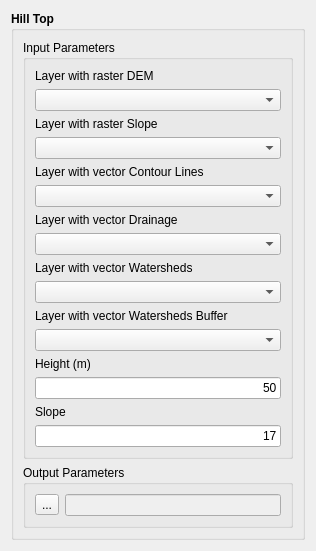
<?xml version="1.0" encoding="UTF-8"?>
<ui version="4.0">
 <class>HillTopWidgetForm</class>
 <widget class="QWidget" name="HillTopWidgetForm">
  <property name="geometry">
   <rect>
    <x>0</x>
    <y>0</y>
    <width>316</width>
    <height>343</height>
   </rect>
  </property>
  <property name="windowTitle">
   <string>Hill Top</string>
  </property>
  <layout class="QGridLayout" name="gridLayout_12">
   <item row="0" column="0">
    <widget class="QGroupBox" name="groupBox">
     <property name="font">
      <font>
       <weight>75</weight>
       <bold>true</bold>
      </font>
     </property>
     <property name="title">
      <string>Hill Top</string>
     </property>
     <layout class="QGridLayout" name="gridLayout_11">
      <item row="0" column="0">
       <layout class="QGridLayout" name="gridLayout_10">
        <item row="0" column="0">
         <layout class="QGridLayout" name="gridLayout_9">
          <item row="0" column="0">
           <widget class="QGroupBox" name="groupBox_2">
            <property name="font">
             <font>
              <weight>50</weight>
              <bold>false</bold>
             </font>
            </property>
            <property name="title">
             <string>Input Parameters</string>
            </property>
            <property name="flat">
             <bool>true</bool>
            </property>
            <layout class="QGridLayout" name="gridLayout_6">
             <item row="0" column="0">
              <layout class="QGridLayout" name="gridLayout">
               <item row="0" column="0">
                <layout class="QGridLayout" name="gridLayout_2">
                 <item row="0" column="0">
                  <widget class="QLabel" name="label_2">
                   <property name="text">
                    <string>Layer with raster DEM</string>
                   </property>
                  </widget>
                 </item>
                 <item row="1" column="0">
                  <widget class="QComboBox" name="m_layersComboBox"/>
                 </item>
                </layout>
               </item>
               <item row="1" column="0">
                <layout class="QGridLayout" name="gridLayout_4">
                 <item row="0" column="0">
                  <widget class="QLabel" name="label_3">
                   <property name="text">
                    <string>Layer with raster Slope</string>
                   </property>
                  </widget>
                 </item>
                 <item row="1" column="0">
                  <layout class="QGridLayout" name="gridLayout_3">
                   <item row="0" column="0">
                    <widget class="QComboBox" name="m_slopeLayerComboBox"/>
                   </item>
                  </layout>
                 </item>
                </layout>
               </item>
               <item row="2" column="0">
                <layout class="QGridLayout" name="gridLayout_7">
                 <item row="0" column="0">
                  <widget class="QLabel" name="label_8">
                   <property name="text">
                    <string>Layer with vector Contour Lines</string>
                   </property>
                  </widget>
                 </item>
                 <item row="1" column="0">
                  <layout class="QGridLayout" name="gridLayout_8">
                   <item row="0" column="0">
                    <widget class="QComboBox" name="m_contourLayerComboBox"/>
                   </item>
                  </layout>
                 </item>
                </layout>
               </item>
               <item row="3" column="0">
                <layout class="QGridLayout" name="gridLayout_9">
                 <item row="0" column="0">
                  <widget class="QLabel" name="label_9">
                   <property name="text">
                    <string>Layer with vector Drainage</string>
                   </property>
                  </widget>
                 </item>
                 <item row="1" column="0">
                  <layout class="QGridLayout" name="gridLayout_10">
                   <item row="0" column="0">
                    <widget class="QComboBox" name="m_drainageLayerComboBox"/>
                   </item>
                  </layout>
                 </item>
                </layout>
               </item>
               <item row="4" column="0">
                <layout class="QGridLayout" name="gridLayout_11">
                 <item row="0" column="0">
                  <widget class="QLabel" name="label_11">
                   <property name="text">
                    <string>Layer with vector Watersheds</string>
                   </property>
                  </widget>
                 </item>
                 <item row="1" column="0">
                  <layout class="QGridLayout" name="gridLayout_12">
                   <item row="0" column="0">
                    <widget class="QComboBox" name="m_watershedsLayerComboBox"/>
                   </item>
                  </layout>
                 </item>
                </layout>
               </item>
               <item row="5" column="0">
                <layout class="QGridLayout" name="gridLayout_13">
                 <item row="0" column="0">
                  <widget class="QLabel" name="label_13">
                   <property name="text">
                    <string>Layer with vector Watersheds Buffer</string>
                   </property>
                  </widget>
                 </item>
                 <item row="1" column="0">
                  <layout class="QGridLayout" name="gridLayout_14">
                   <item row="0" column="0">
                    <widget class="QComboBox" name="m_watershedsBufferLayerComboBox"/>
                   </item>
                  </layout>
                 </item>
                </layout>
               </item>
               <item row="6" column="0">
                <layout class="QGridLayout" name="gridLayout_5">
                 <item row="0" column="0">
                  <widget class="QLabel" name="label_4">
                   <property name="text">
                    <string>Height (m)</string>
                   </property>
                  </widget>
                 </item>
                 <item row="1" column="0">
                  <widget class="QLineEdit" name="m_heightLineEdit">
                   <property name="text">
                    <string>50</string>
                   </property>
                   <property name="alignment">
                    <set>Qt::AlignRight|Qt::AlignTrailing|Qt::AlignVCenter</set>
                   </property>
                  </widget>
                 </item>
                </layout>
               </item>
               <item row="7" column="0">
                <layout class="QGridLayout" name="gridLayout_6">
                 <item row="0" column="0">
                  <widget class="QLabel" name="label_5">
                   <property name="text">
                    <string>Slope</string>
                   </property>
                  </widget>
                 </item>
                 <item row="1" column="0">
                  <widget class="QLineEdit" name="m_slopeLineEdit">
                   <property name="text">
                    <string>17</string>
                   </property>
                   <property name="alignment">
                    <set>Qt::AlignRight|Qt::AlignTrailing|Qt::AlignVCenter</set>
                   </property>
                  </widget>
                 </item>
                </layout>
               </item>               
              </layout>
             </item>
            </layout>
           </widget>
          </item>
          <item row="1" column="0">
           <widget class="QGroupBox" name="groupBox_3">
            <property name="font">
             <font>
              <weight>50</weight>
              <bold>false</bold>
             </font>
            </property>
            <property name="title">
             <string>Output Parameters</string>
            </property>
            <property name="flat">
             <bool>true</bool>
            </property>
            <layout class="QGridLayout" name="gridLayout_8">
             <item row="0" column="0">
              <layout class="QGridLayout" name="gridLayout_7">
               <item row="0" column="0">
                <widget class="QToolButton" name="m_fileToolButton">
                 <property name="text">
                  <string>...</string>
                 </property>
                </widget>
               </item>
               <item row="0" column="1">
                <widget class="QLineEdit" name="m_fileLineEdit">
                 <property name="enabled">
                  <bool>false</bool>
                 </property>
                </widget>
               </item>
              </layout>
             </item>
            </layout>
           </widget>
          </item>
         </layout>
        </item>
        <item row="1" column="0">
         <spacer name="verticalSpacer">
          <property name="orientation">
           <enum>Qt::Vertical</enum>
          </property>
          <property name="sizeHint" stdset="0">
           <size>
            <width>20</width>
            <height>0</height>
           </size>
          </property>
         </spacer>
        </item>
       </layout>
      </item>
     </layout>
    </widget>
   </item>
  </layout>
 </widget>
 <resources/>
 <connections/>
</ui>
